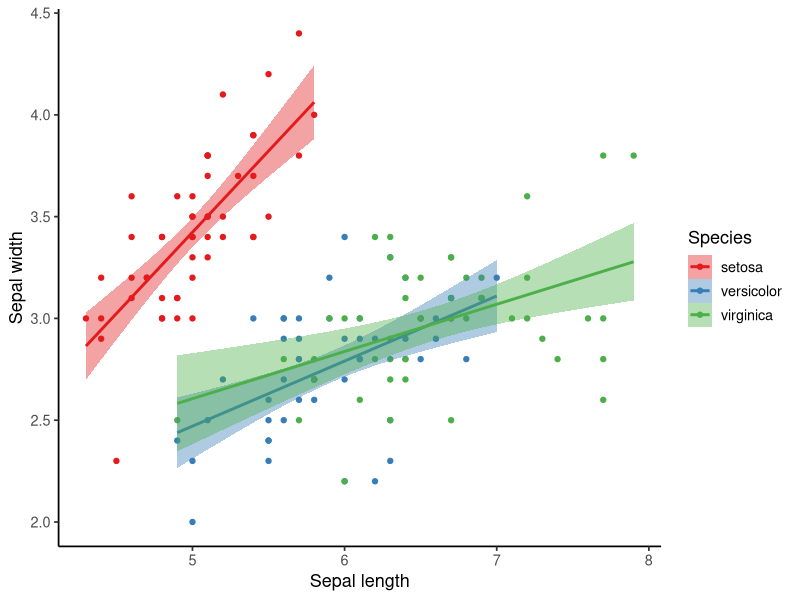
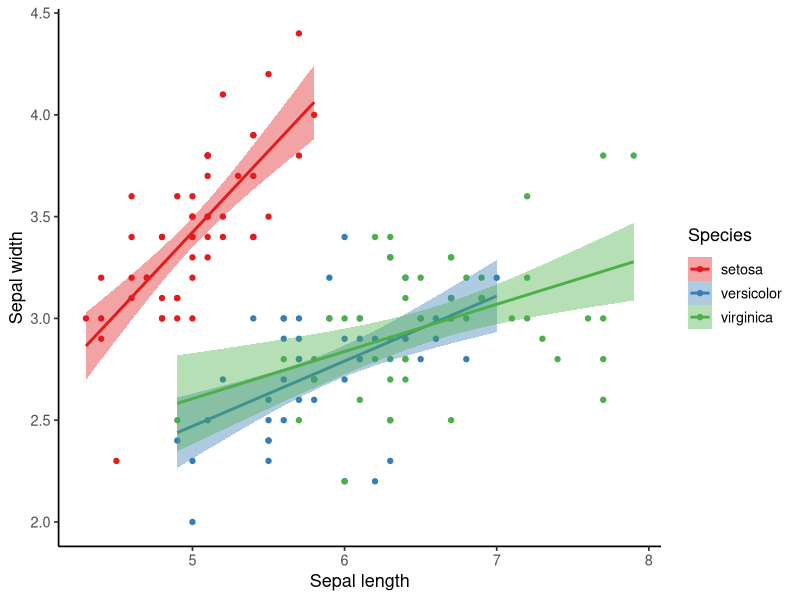
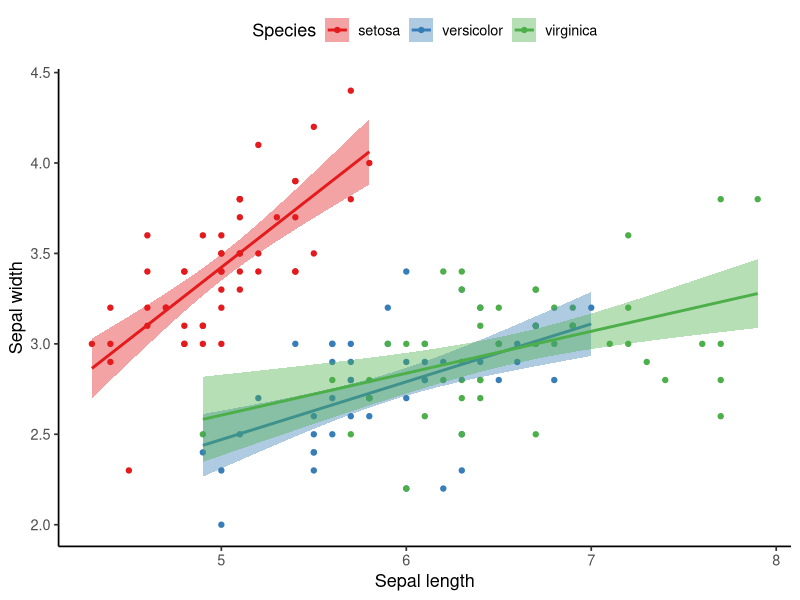
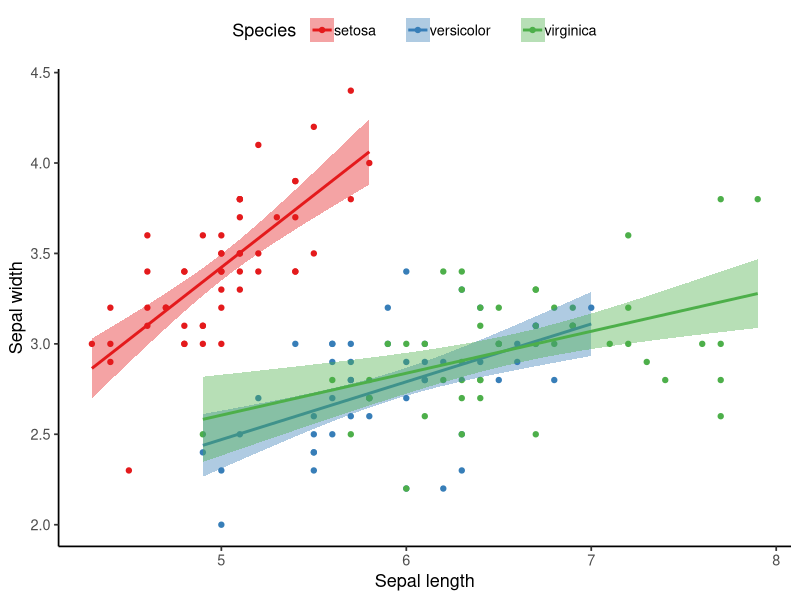

These figures' R source, in order:
## ---- chunk 1
knitr::opts_chunk$set(message = F, 
                      error = F, 
                      warning = F,
                      fig.align = "center")

## ---- chunk 2
library(tidyverse)

### Default plot
P_vertical_default <- ggplot(data = iris) + 
  geom_point(aes(x = Sepal.Length, y = Sepal.Width, color = Species)) + 
  geom_smooth(aes(x = Sepal.Length, y = Sepal.Width, color = Species, fill = after_scale(color)), method = "lm", se = T) + 
  scale_color_brewer(palette = "Set1") +
  labs(x = "Sepal length", y = "Sepal width") + 
  theme_classic(base_size = 13)

### Adjust the spacing between legend items
P_vertical_adjusted <- P_vertical_default + 
  theme(legend.title = element_text(margin = margin(b = 10)),  # adjust the spacing between the legend title and the first legend key 
        legend.spacing.x = unit(0.2, "inch"),  # adjust the horizontal spacing between legend keys and labels
        legend.spacing.y = unit(0.2, "inch")) +  # adjust the vertical spacing between legend keys
  guides(color = guide_legend(byrow = T))  # "byrow = T" is necessary for "legend.spacing.y" to work for vertical legends  

P_vertical_default; P_vertical_adjusted

## ---- chunk 3
### Default plot
P_horizontal_default <- ggplot(data = iris) + 
  geom_point(aes(x = Sepal.Length, y = Sepal.Width, color = Species)) + 
  geom_smooth(aes(x = Sepal.Length, y = Sepal.Width, color = Species, fill = after_scale(color)), method = "lm", se = T) + 
  scale_color_brewer(palette = "Set1") +
  labs(x = "Sepal length", y = "Sepal width") + 
  theme_classic(base_size = 13) + 
  theme(legend.position = "top",
        legend.direction = "horizontal")

### Adjust the spacing between legend items
P_horizontal_adjusted <- P_horizontal_default + 
  theme(legend.title = element_text(margin = margin(r = 10)),  # adjust the spacing between legend title and the first legend key
        legend.spacing.x = unit(0.2, "inch"),  # adjust the spacing between legend keys and labels
        legend.text = element_text(margin = margin(r = 15)))  # adjust the spacing between adjacent legend items
        
P_horizontal_default; P_horizontal_adjusted
